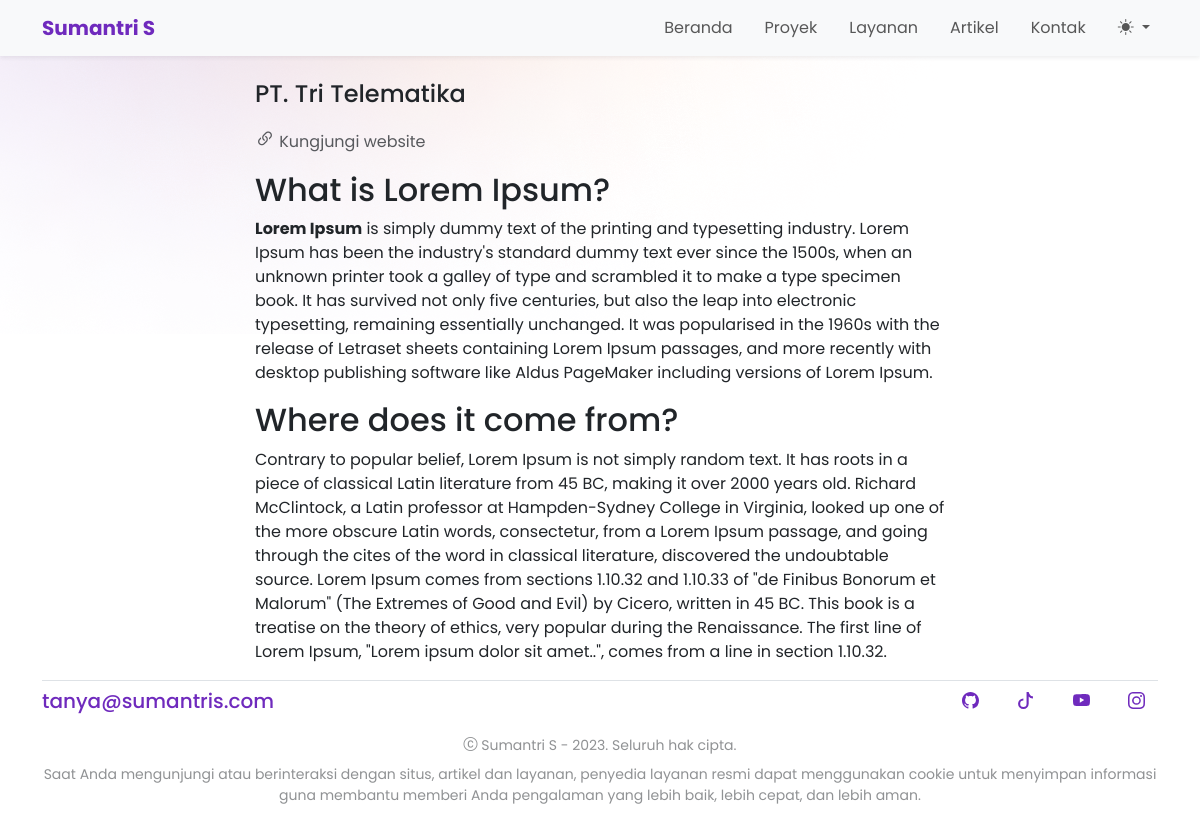
/projek/pt-tri-telematika/, run on the app's committed database.
### projek/models.py (models this page shows, shortened)
class Project(models.Model):
    categories      = models.ForeignKey(Category, on_delete=models.CASCADE, null=True)
    title           = models.CharField(max_length=50)
    description     = RichTextUploadingField(blank=True, null=True)
    visit_site      = models.URLField(blank=True,null=True)
    images          = models.ImageField(upload_to='projek/', default='projek/projek.png')
    slug            = models.SlugField(blank=True, editable=False)
    pub_date        = models.DateTimeField(auto_now_add=True)
    update          = models.DateTimeField(auto_now=True)

### projek/views.py (the view)
# urls.py: path('<slug:slug_projek>/', project_detail, name="project_detail"),
def project_detail(request, slug_projek):
    detail_project = Project.objects.get(slug=slug_projek)
    context = {
        'title':'Detail Projek | Sumantri S | Full stack Developers',
        'detail_project':detail_project,
    }
    return render(request, 'projek/detail_projek.html', context)

### projek/templates/projek/detail_projek.html (shortened to what this page needs)
{% extends "base.html" %}
{% block content %}
<div class="row justify-content-center">
        <div class="col-md-7 mt-4">
            <h4 class="mb-3">{{detail_project.title}}</h4>
            <a href="{{detail_project.visit_site}}" style="color: #6f2abd;" class="text-decoration-none text-muted"><i class="bi bi-link-45deg fs-5"></i> Kungjungi website</a>
            <p>{{detail_project.description|safe}}</p>
        </div>
</div>
{% endblock content %}

### templates/base.html (style rules this page uses)
body { font-family: 'Poppins', sans-serif; }
#my-porto { background-image: url('/static/images/bg.png'); background-repeat: no-repeat; }

### data on the page
Project: title "PT. Tri Telematika", description "What is Lorem Ipsum? Lorem Ipsum is simply dummy text of the printing and typesetting industry. Lorem Ipsum has been the industry's standard dummy text ever since the 1500s, when an unknown printer took a galley of type and scrambled it to make a type specimen book. It has survived not only five centuries, but also the leap into electronic typesetting, remaining essentially unchanged. It was popularised in the 1960s with the release of Letraset sheets containing Lorem Ipsum passages, and more recently with desktop publishing software like Aldus PageMaker including versions of Lorem Ipsum. Where does it come from? Contrary to popular belief, Lorem Ipsum is not simply random text. It has…"
